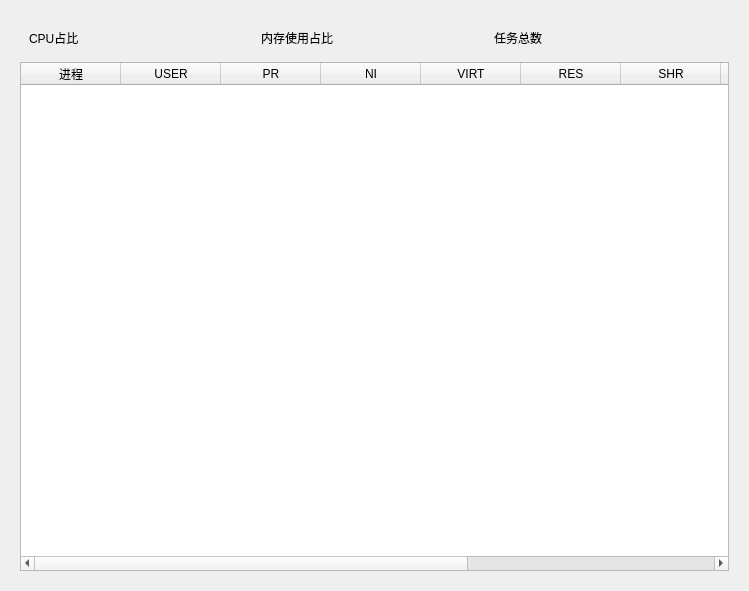
<?xml version="1.0" encoding="UTF-8"?>
<ui version="4.0">
 <class>Form</class>
 <widget class="QWidget" name="Form">
  <property name="geometry">
   <rect>
    <x>0</x>
    <y>0</y>
    <width>749</width>
    <height>591</height>
   </rect>
  </property>
  <property name="windowTitle">
   <string>Form</string>
  </property>
  <layout class="QVBoxLayout" name="verticalLayout">
   <item>
    <widget class="QWidget" name="widget" native="true">
     <property name="minimumSize">
      <size>
       <width>30</width>
       <height>30</height>
      </size>
     </property>
     <layout class="QVBoxLayout" name="verticalLayout_2">
      <item>
       <widget class="QWidget" name="widget_2" native="true">
        <property name="minimumSize">
         <size>
          <width>0</width>
          <height>30</height>
         </size>
        </property>
        <layout class="QHBoxLayout" name="horizontalLayout">
         <item>
          <widget class="QLabel" name="label">
           <property name="font">
            <font>
             <pointsize>9</pointsize>
            </font>
           </property>
           <property name="text">
            <string>CPU占比</string>
           </property>
          </widget>
         </item>
         <item>
          <widget class="QLabel" name="label_3">
           <property name="text">
            <string>内存使用占比</string>
           </property>
          </widget>
         </item>
         <item>
          <widget class="QLabel" name="label_2">
           <property name="text">
            <string>任务总数</string>
           </property>
          </widget>
         </item>
        </layout>
       </widget>
      </item>
      <item>
       <widget class="QTableWidget" name="tableWidget">
        <column>
         <property name="text">
          <string>进程</string>
         </property>
        </column>
        <column>
         <property name="text">
          <string>USER</string>
         </property>
        </column>
        <column>
         <property name="text">
          <string>PR</string>
         </property>
        </column>
        <column>
         <property name="text">
          <string>NI</string>
         </property>
        </column>
        <column>
         <property name="text">
          <string>VIRT</string>
         </property>
        </column>
        <column>
         <property name="text">
          <string>RES</string>
         </property>
        </column>
        <column>
         <property name="text">
          <string>SHR</string>
         </property>
        </column>
        <column>
         <property name="text">
          <string>%CPU</string>
         </property>
        </column>
        <column>
         <property name="text">
          <string>%MEM</string>
         </property>
        </column>
        <column>
         <property name="text">
          <string>TIME+</string>
         </property>
        </column>
        <column>
         <property name="text">
          <string>COMMAND</string>
         </property>
        </column>
       </widget>
      </item>
     </layout>
    </widget>
   </item>
  </layout>
 </widget>
 <resources/>
 <connections/>
</ui>
